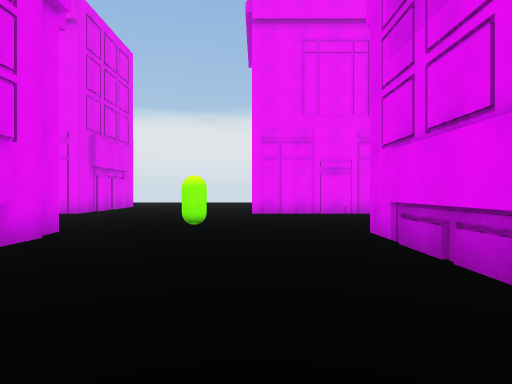
[1] (above)

18 first-person views from a walk through a 3-D level made in the Unity game engine. The camera is 1.3 m above the floor, looks level and sees 75° across. The floor is counted in squares, 2 m on a side. Each view is taken from the middle of a square. On the plan, view 1 faces up. The plan holds only what a view shows up to about 10 squares ahead; the rest is blank. The place goes on beyond the plan. The player is left out.

[2]
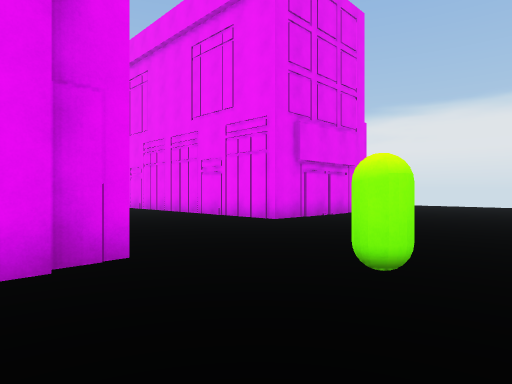

[3]
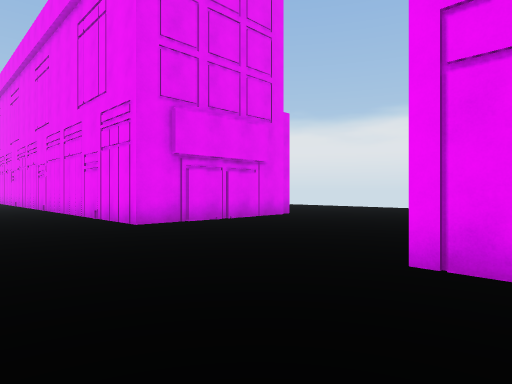

[4]
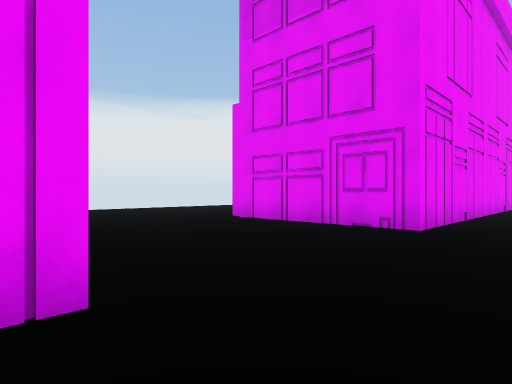

[5]
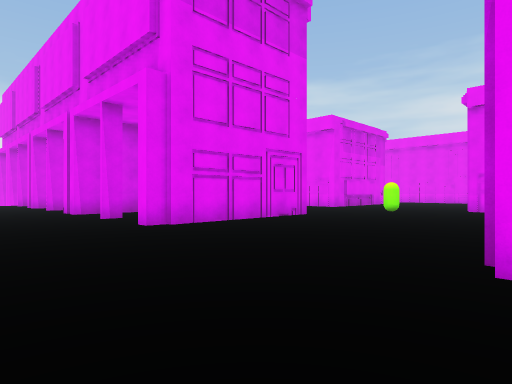

[6]
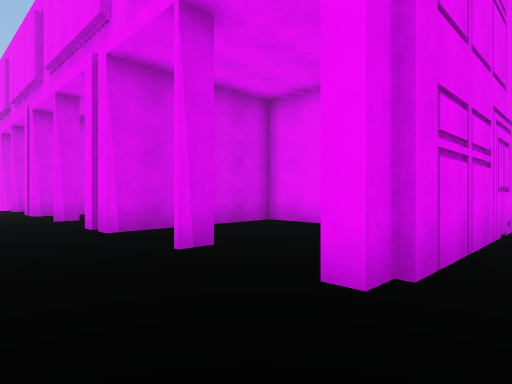

[7]
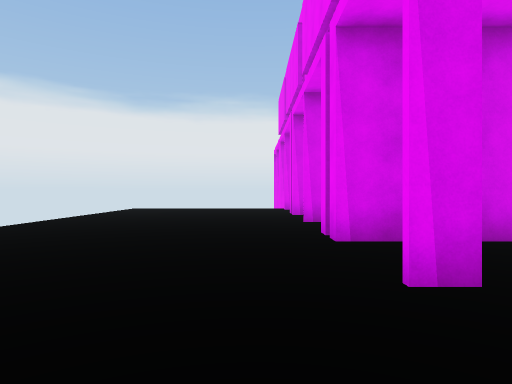

[8]
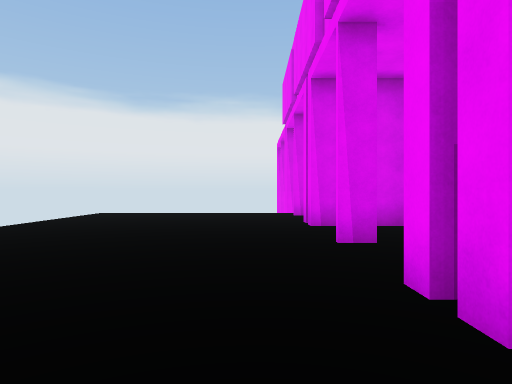

[9]
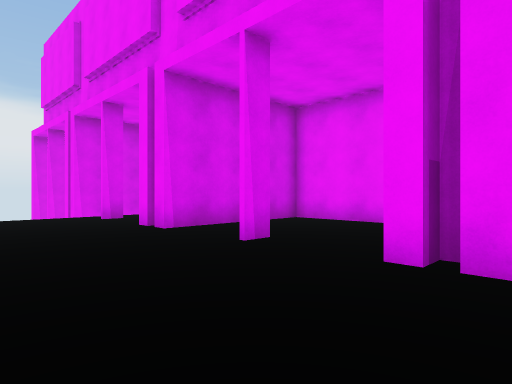

[10]
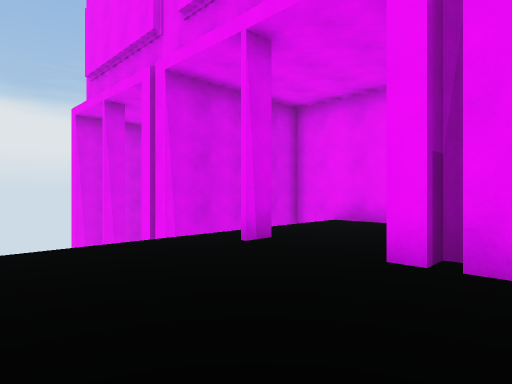

[11]
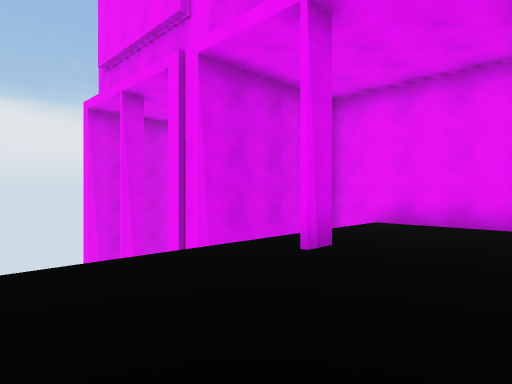

[12]
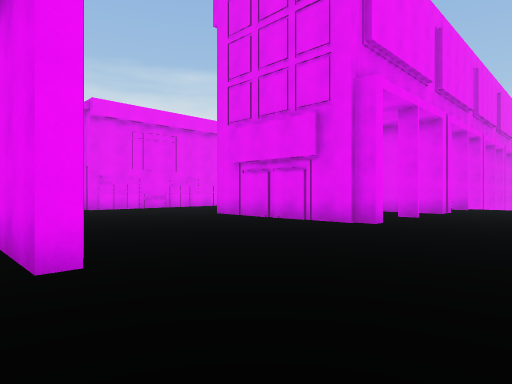

[13]
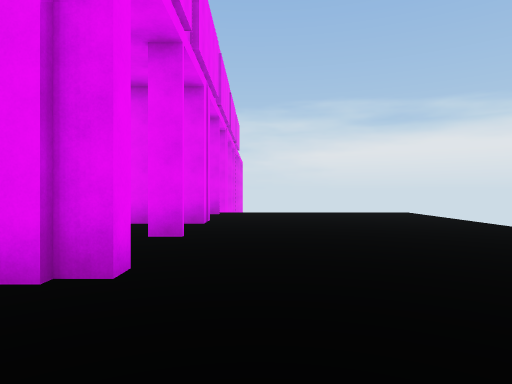

[14]
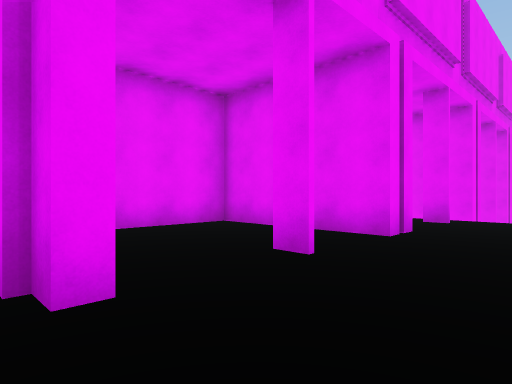

[15]
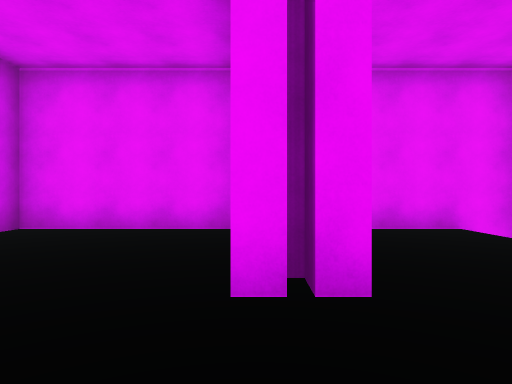

[16]
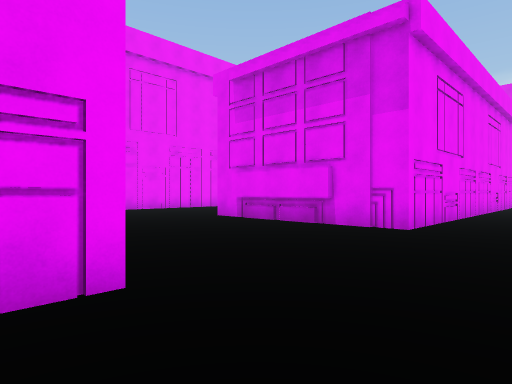

[17]
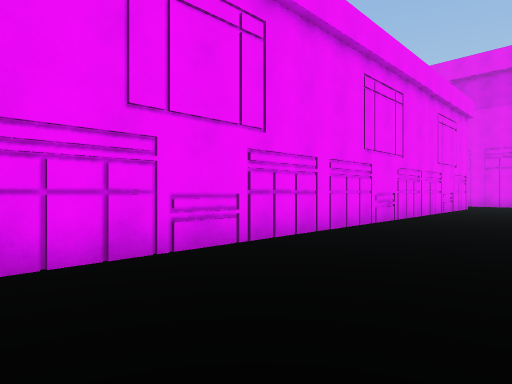

[18]
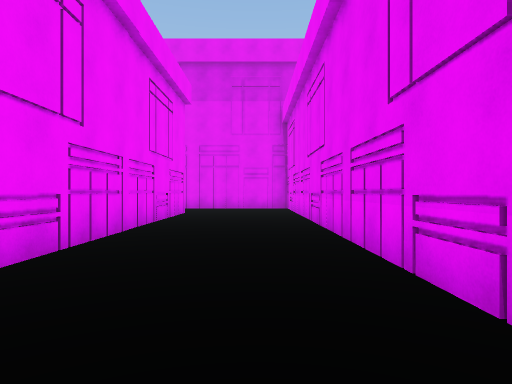

### Floor plan
Points are (right, up) in squares from view 1. A wall is a line through its corners. A room is listed if a view was taken in it or the views show most of it. See-through windows are left out.
Room 1 (views 1, 2, 3, 4, 5, 6, 7, 8, 9, 10, 11, 12, 13, 14, 15, 16, 17, 18)
walls: (2.9, 11.1) (4.4, 11.1) (4.4, 15); (6.1, 10) (-0.1, 10) (-0.1, 15) (0.4, 15) (0.4, 13.2); (2.3, 14.4) (2.3, 15); (7, 11.1) (9.4, 11.1) (9.4, 15); (5, 14.5) (5, 15); (-3, 5.2) (-3, 3.8); (7.3, 14.4) (7.3, 15); (-5.5, 11.2) (-5.5, 10); (-5.3, 14.5) (-5.3, 10) (-10.2, 10); (10.9, 11.1) (14.3, 11.1) (14.3, 15); (10, 14.5) (10, 15) (10.4, 15); (-5.9, 15) (-5.5, 15) (-5.5, 13.2); (-3, 0.2) (-3.8, 0.2); (-7.8, 15) (-7.8, 14.4); (7.6, -3.3) (15.9, -3.3); (-10.4, 15) (-10.4, 14.5); (-10.8, 15) (-9.8, 15) (-9.8, 11.1) (-5.8, 11.1); (16, 0.2) (1.8, 0.2) (1.8, 5.4); (-14.5, 11.1) (-12, 11.1)
objects: green capsule (-1, 7)

Where each view was taken, in squares from view 1:
view 1: 0 up, 0 right, facing up
view 2: 4 up, 0 right, facing up-left
view 3: 7 up, 1 right, facing up-left
view 4: 8 up, 6 left, facing up-right
view 5: 18 up, 6 left, facing down-right
view 6: 17 up, 1 left, facing down-right
view 7: 16 up, 0 right, facing right
view 8: 16 up, 3 right, facing right
view 9: 18 up, 4 right, facing down-right
view 10: 18 up, 9 right, facing down-right
view 11: 18 up, 10 right, facing down-right
view 12: 18 up, 1 right, facing down-left
view 13: 16 up, 3 left, facing left
view 14: 17 up, 5 left, facing down-left
view 15: 17 up, 10 left, facing down
view 16: 2 down, 4 left, facing up-right
view 17: 3 down, 2 right, facing up-right
view 18: 2 down, 6 right, facing right
